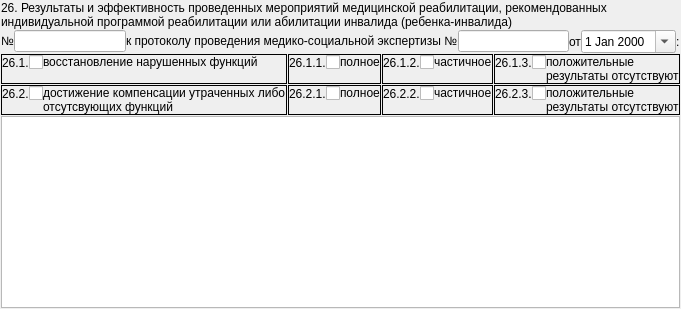
          <widget class="QWidget" name="tabIPRA">
           <attribute name="title">
            <string>&amp;ИПРА п.26</string>
           </attribute>
           <layout class="QGridLayout" name="gridLayout_49">
            <property name="leftMargin">
             <number>1</number>
            </property>
            <property name="topMargin">
             <number>1</number>
            </property>
            <property name="rightMargin">
             <number>1</number>
            </property>
            <property name="bottomMargin">
             <number>1</number>
            </property>
            <property name="spacing">
             <number>1</number>
            </property>
            <item row="2" column="2">
             <widget class="QFrame" name="frame6_3">
              <property name="frameShape">
               <enum>QFrame::Panel</enum>
              </property>
              <property name="frameShadow">
               <enum>QFrame::Plain</enum>
              </property>
              <layout class="QGridLayout" name="gridLayout_43">
               <property name="leftMargin">
                <number>0</number>
               </property>
               <property name="topMargin">
                <number>0</number>
               </property>
               <property name="rightMargin">
                <number>0</number>
               </property>
               <property name="bottomMargin">
                <number>0</number>
               </property>
               <property name="spacing">
                <number>0</number>
               </property>
               <item row="0" column="0">
                <widget class="QLabel" name="lblbIPRAResult26_1_2Number">
                 <property name="sizePolicy">
                  <sizepolicy hsizetype="Fixed" vsizetype="Preferred">
                   <horstretch>0</horstretch>
                   <verstretch>0</verstretch>
                  </sizepolicy>
                 </property>
                 <property name="text">
                  <string>26.1.2.</string>
                 </property>
                </widget>
               </item>
               <item row="0" column="2" rowspan="2">
                <widget class="QLabel" name="lblIPRAResult26_1_2">
                 <property name="text">
                  <string>частичное</string>
                 </property>
                 <property name="alignment">
                  <set>Qt::AlignLeading|Qt::AlignLeft|Qt::AlignTop</set>
                 </property>
                 <property name="wordWrap">
                  <bool>true</bool>
                 </property>
                </widget>
               </item>
               <item row="0" column="1">
                <widget class="QCheckBox" name="chkIPRAResult26_1_2">
                 <property name="sizePolicy">
                  <sizepolicy hsizetype="Fixed" vsizetype="Fixed">
                   <horstretch>0</horstretch>
                   <verstretch>0</verstretch>
                  </sizepolicy>
                 </property>
                 <property name="text">
                  <string/>
                 </property>
                </widget>
               </item>
              </layout>
             </widget>
            </item>
            <item row="0" column="0" colspan="4">
             <widget class="QLabel" name="lblIPRA">
              <property name="sizePolicy">
               <sizepolicy hsizetype="Preferred" vsizetype="Fixed">
                <horstretch>0</horstretch>
                <verstretch>0</verstretch>
               </sizepolicy>
              </property>
              <property name="text">
               <string>26. Результаты и эффективность проведенных мероприятий медицинской реабилитации, рекомендованных индивидуальной программой реабилитации или абилитации инвалида (ребенка-инвалида)</string>
              </property>
              <property name="wordWrap">
               <bool>true</bool>
              </property>
             </widget>
            </item>
            <item row="4" column="0" colspan="4">
             <widget class="QTextEdit" name="edtIPRAResult26_6"/>
            </item>
            <item row="1" column="0" colspan="4">
             <layout class="QHBoxLayout" name="horizontalLayout_11">
              <property name="spacing">
               <number>0</number>
              </property>
              <item>
               <widget class="QLabel" name="label_42">
                <property name="sizePolicy">
                 <sizepolicy hsizetype="Preferred" vsizetype="Fixed">
                  <horstretch>0</horstretch>
                  <verstretch>0</verstretch>
                 </sizepolicy>
                </property>
                <property name="text">
                 <string>№</string>
                </property>
               </widget>
              </item>
              <item>
               <widget class="QLineEdit" name="edtIPRANumber"/>
              </item>
              <item>
               <widget class="QLabel" name="label_43">
                <property name="sizePolicy">
                 <sizepolicy hsizetype="Preferred" vsizetype="Fixed">
                  <horstretch>0</horstretch>
                  <verstretch>0</verstretch>
                 </sizepolicy>
                </property>
                <property name="text">
                 <string>к протоколу проведения медико-социальной экспертизы №</string>
                </property>
               </widget>
              </item>
              <item>
               <widget class="QLineEdit" name="edtIPRANumberMSI"/>
              </item>
              <item>
               <widget class="QLabel" name="label_44">
                <property name="text">
                 <string>от</string>
                </property>
               </widget>
              </item>
              <item>
               <widget class="CDateEdit" name="edtIPRADateMSI">
                <property name="calendarPopup">
                 <bool>true</bool>
                </property>
               </widget>
              </item>
              <item>
               <widget class="QLabel" name="label_46">
                <property name="text">
                 <string>:</string>
                </property>
               </widget>
              </item>
             </layout>
            </item>
            <item row="3" column="1">
             <widget class="QFrame" name="frame6_6">
              <property name="frameShape">
               <enum>QFrame::Panel</enum>
              </property>
              <property name="frameShadow">
               <enum>QFrame::Plain</enum>
              </property>
              <layout class="QGridLayout" name="gridLayout_47">
               <property name="leftMargin">
                <number>0</number>
               </property>
               <property name="topMargin">
                <number>0</number>
               </property>
               <property name="rightMargin">
                <number>0</number>
               </property>
               <property name="bottomMargin">
                <number>0</number>
               </property>
               <property name="spacing">
                <number>0</number>
               </property>
               <item row="0" column="0">
                <widget class="QLabel" name="lblIPRAResult26_2_1Number">
                 <property name="sizePolicy">
                  <sizepolicy hsizetype="Fixed" vsizetype="Preferred">
                   <horstretch>0</horstretch>
                   <verstretch>0</verstretch>
                  </sizepolicy>
                 </property>
                 <property name="text">
                  <string>26.2.1.</string>
                 </property>
                </widget>
               </item>
               <item row="0" column="2" rowspan="2">
                <widget class="QLabel" name="lblIPRAResult26_2_1">
                 <property name="text">
                  <string>полное</string>
                 </property>
                 <property name="alignment">
                  <set>Qt::AlignLeading|Qt::AlignLeft|Qt::AlignTop</set>
                 </property>
                 <property name="wordWrap">
                  <bool>true</bool>
                 </property>
                </widget>
               </item>
               <item row="0" column="1">
                <widget class="QCheckBox" name="chkIPRAResult26_2_1">
                 <property name="sizePolicy">
                  <sizepolicy hsizetype="Fixed" vsizetype="Fixed">
                   <horstretch>0</horstretch>
                   <verstretch>0</verstretch>
                  </sizepolicy>
                 </property>
                 <property name="text">
                  <string/>
                 </property>
                </widget>
               </item>
              </layout>
             </widget>
            </item>
            <item row="2" column="0">
             <widget class="QFrame" name="frame6_1">
              <property name="frameShape">
               <enum>QFrame::Panel</enum>
              </property>
              <property name="frameShadow">
               <enum>QFrame::Plain</enum>
              </property>
              <layout class="QGridLayout" name="gridLayout_41">
               <property name="leftMargin">
                <number>0</number>
               </property>
               <property name="topMargin">
                <number>0</number>
               </property>
               <property name="rightMargin">
                <number>0</number>
               </property>
               <property name="bottomMargin">
                <number>0</number>
               </property>
               <property name="spacing">
                <number>0</number>
               </property>
               <item row="0" column="0">
                <widget class="QLabel" name="lblIPRAResult26_1Number">
                 <property name="sizePolicy">
                  <sizepolicy hsizetype="Fixed" vsizetype="Preferred">
                   <horstretch>0</horstretch>
                   <verstretch>0</verstretch>
                  </sizepolicy>
                 </property>
                 <property name="text">
                  <string>26.1.</string>
                 </property>
                </widget>
               </item>
               <item row="0" column="1">
                <widget class="QCheckBox" name="chkIPRAResult26_1">
                 <property name="sizePolicy">
                  <sizepolicy hsizetype="Fixed" vsizetype="Fixed">
                   <horstretch>0</horstretch>
                   <verstretch>0</verstretch>
                  </sizepolicy>
                 </property>
                 <property name="text">
                  <string/>
                 </property>
                </widget>
               </item>
               <item row="0" column="2" rowspan="2">
                <widget class="QLabel" name="lblIPRAResult26_1">
                 <property name="text">
                  <string>восстановление нарушенных функций</string>
                 </property>
                 <property name="alignment">
                  <set>Qt::AlignLeading|Qt::AlignLeft|Qt::AlignTop</set>
                 </property>
                 <property name="wordWrap">
                  <bool>true</bool>
                 </property>
                </widget>
               </item>
              </layout>
             </widget>
            </item>
            <item row="3" column="2">
             <widget class="QFrame" name="frame6_7">
              <property name="frameShape">
               <enum>QFrame::Panel</enum>
              </property>
              <property name="frameShadow">
               <enum>QFrame::Plain</enum>
              </property>
              <layout class="QGridLayout" name="gridLayout_46">
               <property name="leftMargin">
                <number>0</number>
               </property>
               <property name="topMargin">
                <number>0</number>
               </property>
               <property name="rightMargin">
                <number>0</number>
               </property>
               <property name="bottomMargin">
                <number>0</number>
               </property>
               <property name="spacing">
                <number>0</number>
               </property>
               <item row="0" column="0">
                <widget class="QLabel" name="lblIPRAResult26_2_2Number">
                 <property name="sizePolicy">
                  <sizepolicy hsizetype="Fixed" vsizetype="Preferred">
                   <horstretch>0</horstretch>
                   <verstretch>0</verstretch>
                  </sizepolicy>
                 </property>
                 <property name="text">
                  <string>26.2.2.</string>
                 </property>
                </widget>
               </item>
               <item row="0" column="2" rowspan="2">
                <widget class="QLabel" name="lblIPRAResult26_2_2">
                 <property name="text">
                  <string>частичное</string>
                 </property>
                 <property name="alignment">
                  <set>Qt::AlignLeading|Qt::AlignLeft|Qt::AlignTop</set>
                 </property>
                 <property name="wordWrap">
                  <bool>true</bool>
                 </property>
                </widget>
               </item>
               <item row="0" column="1">
                <widget class="QCheckBox" name="chkIPRAResult26_2_2">
                 <property name="sizePolicy">
                  <sizepolicy hsizetype="Fixed" vsizetype="Fixed">
                   <horstretch>0</horstretch>
                   <verstretch>0</verstretch>
                  </sizepolicy>
                 </property>
                 <property name="text">
                  <string/>
                 </property>
                </widget>
               </item>
              </layout>
             </widget>
            </item>
            <item row="2" column="1">
             <widget class="QFrame" name="frame6_2">
              <property name="frameShape">
               <enum>QFrame::Panel</enum>
              </property>
              <property name="frameShadow">
               <enum>QFrame::Plain</enum>
              </property>
              <layout class="QGridLayout" name="gridLayout_42">
               <property name="leftMargin">
                <number>0</number>
               </property>
               <property name="topMargin">
                <number>0</number>
               </property>
               <property name="rightMargin">
                <number>0</number>
               </property>
               <property name="bottomMargin">
                <number>0</number>
               </property>
               <property name="spacing">
                <number>0</number>
               </property>
               <item row="0" column="0">
                <widget class="QLabel" name="lblIPRAResult26_1_1Number">
                 <property name="sizePolicy">
                  <sizepolicy hsizetype="Fixed" vsizetype="Preferred">
                   <horstretch>0</horstretch>
                   <verstretch>0</verstretch>
                  </sizepolicy>
                 </property>
                 <property name="text">
                  <string>26.1.1.</string>
                 </property>
                </widget>
               </item>
               <item row="0" column="2" rowspan="2">
                <widget class="QLabel" name="lblIPRAResult26_1_1">
                 <property name="text">
                  <string>полное</string>
                 </property>
                 <property name="alignment">
                  <set>Qt::AlignLeading|Qt::AlignLeft|Qt::AlignTop</set>
                 </property>
                 <property name="wordWrap">
                  <bool>true</bool>
                 </property>
                </widget>
               </item>
               <item row="0" column="1">
                <widget class="QCheckBox" name="chkIPRAResult26_1_1">
                 <property name="sizePolicy">
                  <sizepolicy hsizetype="Fixed" vsizetype="Fixed">
                   <horstretch>0</horstretch>
                   <verstretch>0</verstretch>
                  </sizepolicy>
                 </property>
                 <property name="text">
                  <string/>
                 </property>
                </widget>
               </item>
              </layout>
             </widget>
            </item>
            <item row="3" column="0">
             <widget class="QFrame" name="frame6_5">
              <property name="frameShape">
               <enum>QFrame::Panel</enum>
              </property>
              <property name="frameShadow">
               <enum>QFrame::Plain</enum>
              </property>
              <layout class="QGridLayout" name="gridLayout_48">
               <property name="leftMargin">
                <number>0</number>
               </property>
               <property name="topMargin">
                <number>0</number>
               </property>
               <property name="rightMargin">
                <number>0</number>
               </property>
               <property name="bottomMargin">
                <number>0</number>
               </property>
               <property name="spacing">
                <number>0</number>
               </property>
               <item row="0" column="0">
                <widget class="QLabel" name="lblIPRAResult26_2Number">
                 <property name="sizePolicy">
                  <sizepolicy hsizetype="Fixed" vsizetype="Preferred">
                   <horstretch>0</horstretch>
                   <verstretch>0</verstretch>
                  </sizepolicy>
                 </property>
                 <property name="text">
                  <string>26.2.</string>
                 </property>
                </widget>
               </item>
               <item row="0" column="2" rowspan="2">
                <widget class="QLabel" name="lblIPRAResult26_2">
                 <property name="text">
                  <string>достижение компенсации утраченных либо отсутсвующих функций</string>
                 </property>
                 <property name="alignment">
                  <set>Qt::AlignLeading|Qt::AlignLeft|Qt::AlignTop</set>
                 </property>
                 <property name="wordWrap">
                  <bool>true</bool>
                 </property>
                </widget>
               </item>
               <item row="0" column="1">
                <widget class="QCheckBox" name="chkIPRAResult26_2">
                 <property name="sizePolicy">
                  <sizepolicy hsizetype="Fixed" vsizetype="Fixed">
                   <horstretch>0</horstretch>
                   <verstretch>0</verstretch>
                  </sizepolicy>
                 </property>
                 <property name="text">
                  <string/>
                 </property>
                </widget>
               </item>
              </layout>
             </widget>
            </item>
            <item row="3" column="3">
             <widget class="QFrame" name="frame6_8">
              <property name="frameShape">
               <enum>QFrame::Panel</enum>
              </property>
              <property name="frameShadow">
               <enum>QFrame::Plain</enum>
              </property>
              <layout class="QGridLayout" name="gridLayout_45">
               <property name="leftMargin">
                <number>0</number>
               </property>
               <property name="topMargin">
                <number>0</number>
               </property>
               <property name="rightMargin">
                <number>0</number>
               </property>
               <property name="bottomMargin">
                <number>0</number>
               </property>
               <property name="spacing">
                <number>0</number>
               </property>
               <item row="0" column="2" rowspan="2">
                <widget class="QLabel" name="lblIPRAResult26_2_3">
                 <property name="text">
                  <string>положительные результаты отсутствуют</string>
                 </property>
                 <property name="alignment">
                  <set>Qt::AlignLeading|Qt::AlignLeft|Qt::AlignTop</set>
                 </property>
                 <property name="wordWrap">
                  <bool>true</bool>
                 </property>
                </widget>
               </item>
               <item row="0" column="0">
                <widget class="QLabel" name="lblIPRAResult26_2_3Number">
                 <property name="sizePolicy">
                  <sizepolicy hsizetype="Fixed" vsizetype="Preferred">
                   <horstretch>0</horstretch>
                   <verstretch>0</verstretch>
                  </sizepolicy>
                 </property>
                 <property name="text">
                  <string>26.2.3.</string>
                 </property>
                </widget>
               </item>
               <item row="0" column="1">
                <widget class="QCheckBox" name="chkIPRAResult26_2_3">
                 <property name="sizePolicy">
                  <sizepolicy hsizetype="Fixed" vsizetype="Fixed">
                   <horstretch>0</horstretch>
                   <verstretch>0</verstretch>
                  </sizepolicy>
                 </property>
                 <property name="text">
                  <string/>
                 </property>
                </widget>
               </item>
              </layout>
             </widget>
            </item>
            <item row="2" column="3">
             <widget class="QFrame" name="frame6_4">
              <property name="frameShape">
               <enum>QFrame::Panel</enum>
              </property>
              <property name="frameShadow">
               <enum>QFrame::Plain</enum>
              </property>
              <layout class="QGridLayout" name="gridLayout_44">
               <property name="leftMargin">
                <number>0</number>
               </property>
               <property name="topMargin">
                <number>0</number>
               </property>
               <property name="rightMargin">
                <number>0</number>
               </property>
               <property name="bottomMargin">
                <number>0</number>
               </property>
               <property name="spacing">
                <number>0</number>
               </property>
               <item row="0" column="0">
                <widget class="QLabel" name="lblIPRAResult26_1_3Number">
                 <property name="sizePolicy">
                  <sizepolicy hsizetype="Fixed" vsizetype="Preferred">
                   <horstretch>0</horstretch>
                   <verstretch>0</verstretch>
                  </sizepolicy>
                 </property>
                 <property name="text">
                  <string>26.1.3.</string>
                 </property>
                </widget>
               </item>
               <item row="0" column="2" rowspan="2">
                <widget class="QLabel" name="lblIPRAResult26_1_3">
                 <property name="text">
                  <string>положительные результаты отсутствуют</string>
                 </property>
                 <property name="alignment">
                  <set>Qt::AlignLeading|Qt::AlignLeft|Qt::AlignTop</set>
                 </property>
                 <property name="wordWrap">
                  <bool>true</bool>
                 </property>
                </widget>
               </item>
               <item row="0" column="1">
                <widget class="QCheckBox" name="chkIPRAResult26_1_3">
                 <property name="sizePolicy">
                  <sizepolicy hsizetype="Fixed" vsizetype="Fixed">
                   <horstretch>0</horstretch>
                   <verstretch>0</verstretch>
                  </sizepolicy>
                 </property>
                 <property name="text">
                  <string/>
                 </property>
                </widget>
               </item>
              </layout>
             </widget>
            </item>
           </layout>
          </widget>
